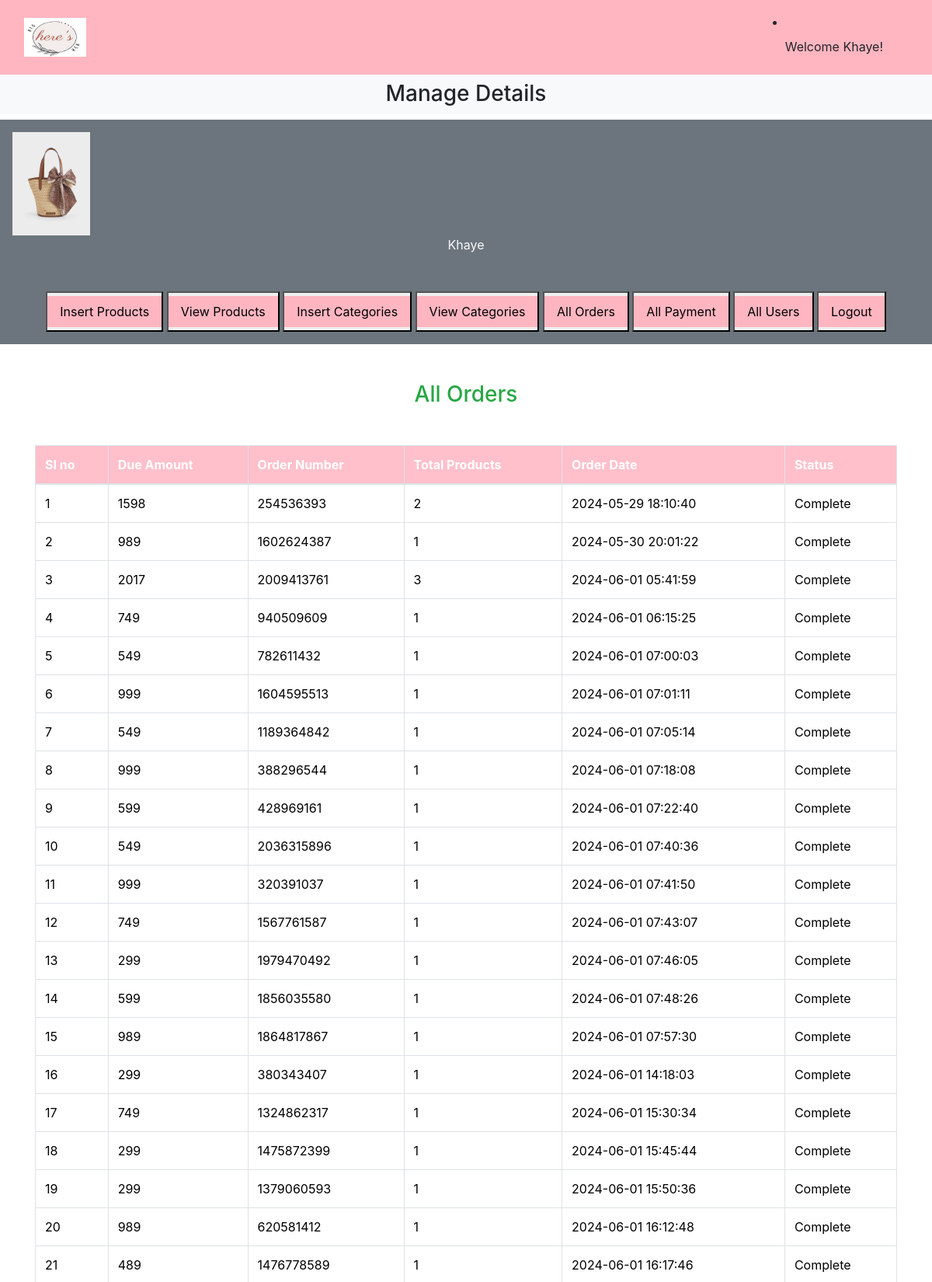
Screenshot of /admin/admin_page/index_admin.php?all_orders (upper part) with the database file from the repository.
### tables this page shows
CREATE TABLE `orders` (
  `order_id` int(11) NOT NULL,
  `user_id` int(11) NOT NULL,
  `amount_due` int(255) NOT NULL,
  `item_qty` int(255) NOT NULL,
  `order_number` int(255) NOT NULL,
  `order_date` timestamp NOT NULL DEFAULT current_timestamp() ON UPDATE current_timestamp(),
  `order_status` varchar(255) NOT NULL,
  `tracking_number` varchar(255) DEFAULT NULL,
  `receiver_name` varchar(255) DEFAULT NULL,
  `receiver_address` text DEFAULT NULL,
  `payment_method` varchar(255) DEFAULT NULL,
  `gcash_ref_num` varchar(255) DEFAULT NULL,
  `gcash_account_number` varchar(255) DEFAULT NULL,
  `shipping_mode` varchar(255) DEFAULT NULL,
  `payment_mode` varchar(255) DEFAULT NULL,
  `gcash_account_name` varchar(255) DEFAULT NULL
);

### admin/admin_page/all_orders.php (the view, shortened to what this page needs)
<!DOCTYPE html>
<html lang="en">
<head>
    <link rel="stylesheet" href="https://maxcdn.bootstrapcdn.com/bootstrap/4.5.2/css/bootstrap.min.css">
</head>
<body>
    <h3 class="text-center text-success">All Orders</h3>
    <table class="table table-bordered mt-5">
        <thead class="bg-pink">
            <?php
            $get_orders = "SELECT * FROM `orders`";
            $result = mysqli_query($con, $get_orders);
            $row_count = mysqli_num_rows($result);
            if ($row_count == 0) {
                echo "<tr><td colspan='7' class='text-center text-danger'>No orders yet</td></tr>";
            } else {
                echo "<tSr>
            <th>SI no</th>
            <th>Due Amount</th>
            <th>Order Number</th>
            <th>Total Products</th>
            <th>Order Date</th>
            <th>Status</th>
        </tr>
    </thead>
    <tbody>";
                $number = 0;
                while ($row_data = mysqli_fetch_assoc($result)) {
                    $amount_due = $row_data['amount_due'];
                    $order_number = $row_data['order_number'];
                    $item_qty = $row_data['item_qty'];
                    $order_date = $row_data['order_date'];
                    $order_status = $row_data['order_status'];
                    $number++;
                    echo "<tr>
                        <td>$number</td>
                        <td>$amount_due</td>
                        <td>$order_number</td>
                        <td>$item_qty</td>
                        <td>$order_date</td>
                        <td>$order_status</td>
                    </tr>";
                }
            }
            ?>
            </tbody>
    </table>
</body>
</html>

### admin/admin_page/style_admin.css (style rules this page uses)
* { margin: 0; padding: 0; box-sizing: border-box; }

### admin/admin_page/all_orders.php (style rules this page uses)
.bg-pink { background-color: pink !important; }
.table thead tr th { background-color: pink; color: white; }
.table tbody tr { background-color: grey; color: white; }

### rows the page displays
orders: amount_due "1598", order_number "254536393", item_qty "2", order_date "2024-05-29 18:10:40", order_status "Complete"
orders: amount_due "989", order_number "1602624387", item_qty "1", order_date "2024-05-30 20:01:22", order_status "Complete"
orders: amount_due "2017", order_number "2009413761", item_qty "3", order_date "2024-06-01 05:41:59", order_status "Complete"
orders: amount_due "749", order_number "940509609", item_qty "1", order_date "2024-06-01 06:15:25", order_status "Complete"
orders: amount_due "549", order_number "782611432", item_qty "1", order_date "2024-06-01 07:00:03", order_status "Complete"
orders: amount_due "999", order_number "1604595513", item_qty "1", order_date "2024-06-01 07:01:11", order_status "Complete"
orders: amount_due "549", order_number "1189364842", item_qty "1", order_date "2024-06-01 07:05:14", order_status "Complete"
orders: amount_due "999", order_number "388296544", item_qty "1", order_date "2024-06-01 07:18:08", order_status "Complete"
orders: amount_due "599", order_number "428969161", item_qty "1", order_date "2024-06-01 07:22:40", order_status "Complete"
orders: amount_due "549", order_number "2036315896", item_qty "1", order_date "2024-06-01 07:40:36", order_status "Complete"
orders: amount_due "999", order_number "320391037", item_qty "1", order_date "2024-06-01 07:41:50", order_status "Complete"
orders: amount_due "749", order_number "1567761587", item_qty "1", order_date "2024-06-01 07:43:07", order_status "Complete"
orders: amount_due "299", order_number "1979470492", item_qty "1", order_date "2024-06-01 07:46:05", order_status "Complete"
orders: amount_due "599", order_number "1856035580", item_qty "1", order_date "2024-06-01 07:48:26", order_status "Complete"
orders: amount_due "989", order_number "1864817867", item_qty "1", order_date "2024-06-01 07:57:30", order_status "Complete"
orders: amount_due "299", order_number "380343407", item_qty "1", order_date "2024-06-01 14:18:03", order_status "Complete"
orders: amount_due "749", order_number "1324862317", item_qty "1", order_date "2024-06-01 15:30:34", order_status "Complete"
orders: amount_due "299", order_number "1475872399", item_qty "1", order_date "2024-06-01 15:45:44", order_status "Complete"
orders: amount_due "299", order_number "1379060593", item_qty "1", order_date "2024-06-01 15:50:36", order_status "Complete"
orders: amount_due "989", order_number "620581412", item_qty "1", order_date "2024-06-01 16:12:48", order_status "Complete"
orders: amount_due "489", order_number "1476778589", item_qty "1", order_date "2024-06-01 16:17:46", order_status "Complete"
